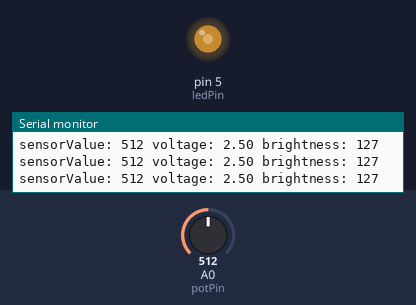
Bench run of a sketch on a simulated Arduino Uno, built with avr-gcc and run on an emulated ATmega328P. On the bench: output pins drawn as LEDs (lit = HIGH), the last lines printed to the serial monitor. The inputs (shaded band) are chosen by the test bench; at power-on: A0 (potPin) = 512.

Above: at 1.2 s.
1.3 s: A0 (potPin) set to 417
At 1.8 s:
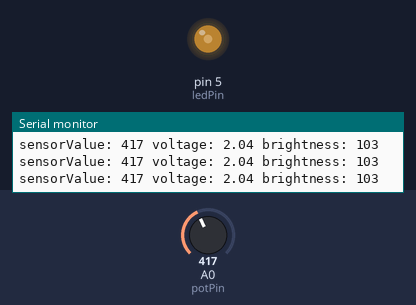
4.3 s: A0 (potPin) set to 389
At 5.1 s:
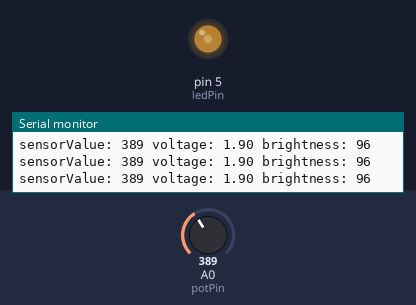
7.3 s: A0 (potPin) set to 716
At 7.9 s:
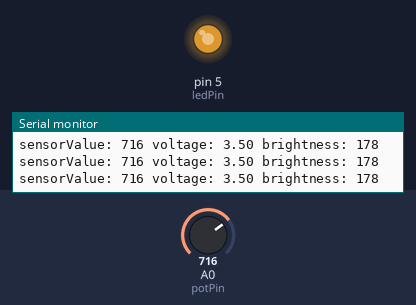
8.8 s: A0 (potPin) set to 985
At 10.0 s:
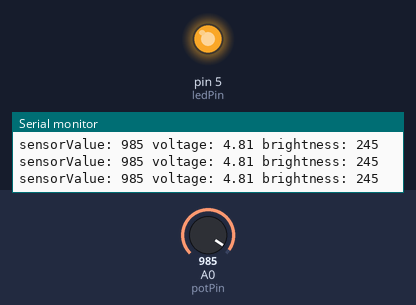
10.3 s: A0 (potPin) set to 1016
At 11.2 s:
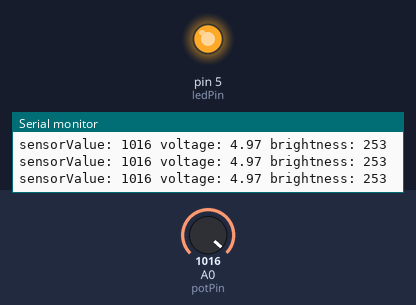
13.3 s: A0 (potPin) set to 122
At 13.7 s:
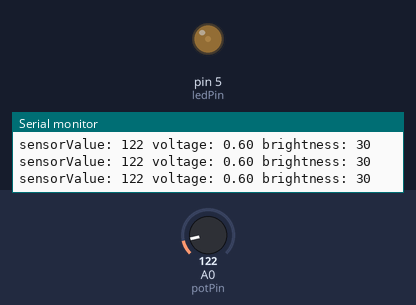
Timing chart, 0 to 15.8 s (numbered marks = the images above; inputs shaded):
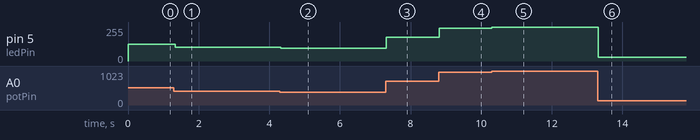

Measured:
- after the input at 1.3 s, pin 5 (ledPin): 127/255 → 103/255 at once
- after the input at 4.3 s, pin 5 (ledPin): 103/255 → 96/255 at once
- after the input at 7.3 s, pin 5 (ledPin): 96/255 → 178/255 at once
- after the input at 8.8 s, pin 5 (ledPin): 178/255 → 245/255 at once
- after the input at 10.3 s, pin 5 (ledPin): 245/255 → 253/255 at once
- after the input at 13.3 s, pin 5 (ledPin): 253/255 → 30/255 at once

The sketch:

Potentiometer.ino
```cpp
const int potPin = A0;
const int ledPin = 5;

int sensorValue = 0;
int brightness = 0;

void setup() {
  pinMode(ledPin, OUTPUT);
  Serial.begin(9600);
}

void loop() {
  sensorValue = analogRead(potPin);
  float voltage = sensorValue * (5.0 / 1023.0);
  brightness = map(sensorValue, 0, 1023, 0, 255);
  analogWrite(ledPin, brightness);

  Serial.print("sensorValue: ");
  Serial.print(sensorValue);
  Serial.print(" voltage: ");
  Serial.print(voltage);
  Serial.print(" brightness: ");
  Serial.print(brightness);
  Serial.println();
  delay(1);
}
```
